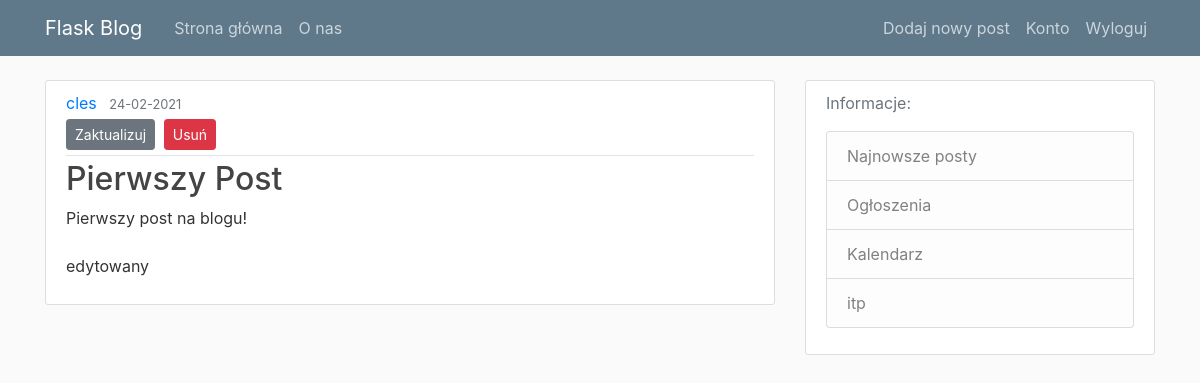
The app's page /post/1 (signed in) with its own data.
### blogapp/models.py (models this page shows, shortened)
class User(db.Model, UserMixin):
    id = db.Column(db.Integer, primary_key=True)
    username = db.Column(db.String(20), unique=True, nullable=False)
    email = db.Column(db.String(120), unique=True, nullable=False)
    image_file = db.Column(db.String(20), nullable=False, default='default.jpg')
    password = db.Column(db.String(60), nullable=False)
    posts = db.relationship('Post', backref='author', lazy=True)

class Post(db.Model):
    id = db.Column(db.Integer, primary_key=True)
    title = db.Column(db.String(100), nullable=False)
    date_posted = db.Column(db.DateTime, nullable=False, default=datetime.utcnow)
    content = db.Column(db.Text, nullable=False)
    user_id = db.Column(db.Integer, db.ForeignKey('user.id'), nullable=False)

### blogapp/routes.py (the view)
@app.route("/post/<int:post_id>")
def post(post_id):
    post = Post.query.get_or_404(post_id)
    return render_template('post.html', title=post.title, post=post)

### blogapp/models.py (called while the page is built)
@login_manager.user_loader
def load_user(user_id):
    return User.query.get(int(user_id))

### blogapp/templates/post.html (shortened to what this page needs)
{% extends "layout.html" %}
{% block content %}
  <article class="media content-section">
    <div class="media-body">
      <div class="article-metadata">
        <a class="mr-2" href="#">{{ post.author.username }}</a>
        <small class="text-muted">{{ post.date_posted.strftime('%d-%m-%Y') }}</small>
        {% if post.author == current_user %}
        <div>
          <a class="btn btn-secondary btn-sm mt-1 mb-1" href="{{ url_for('update_post', post_id=post.id) }}">Zaktualizuj</a>
          <button type="button" class="btn btn-danger btn-sm m-1" data-toggle="modal" data-target="#deleteModal">Usuń</button>
        </div>
        {% endif %}
      </div>
      <h2 class="article-title">{{ post.title }}</h2>
      <p class="article-content">{{ post.content }}</p>
    </div>
  </article>
{% endblock content %}

### blogapp/static/main.css (style rules this page uses)
body { background: #fafafa; color: #333333; margin-top: 5rem; }
h1, h2, h3, h4, h5, h6 { color: #444444; }
.content-section { background: #ffffff; padding: 10px 20px; border: 1px solid #dddddd; border-radius: 3px; margin-bottom: 20px; }
.article-title { color: #444444; }
.article-content { white-space: pre-line; }
.article-metadata { padding-bottom: 1px; margin-bottom: 4px; border-bottom: 1px solid #e3e3e3 }

### records on screen
User: author.username "cles"
Post: date_posted "24-02-2021", title "Pierwszy Post", content "Pierwszy post na blogu! edytowany"
